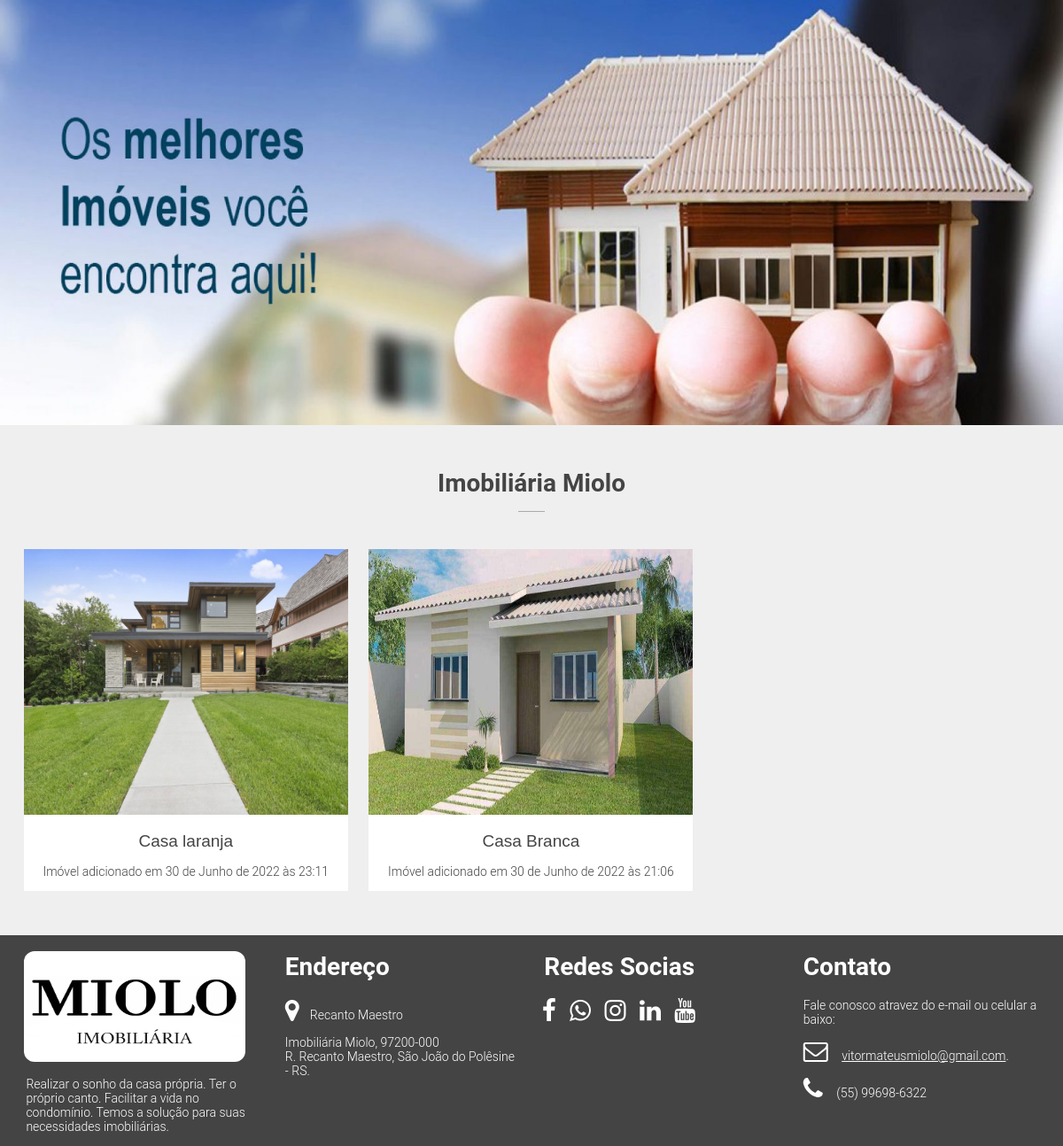
The page / on the database its author committed.
### sistema/models.py (models this page shows, shortened)
class Imovel(models.Model):
    TIPO_VENDA = (
        ("A_VENDA", "A venda"),
        ("N_VENDA", "Não está a venda")
    )
    ID = models.BigAutoField(auto_created=True, primary_key=True, serialize=False)
    SLUG = models.SlugField('Slug:', max_length=255, unique=True, validators=[validate_unique_text])
    NOME_IMOVEL = models.CharField('Nome do imóvel:', max_length=255, validators=[validate_unique_text])
    DATA_IMOVEL = models.DateField('Data do imóvel:', null=False, blank=False)
    VALOR_IMOVEL = models.DecimalField('Valor do Imovel:', max_digits = 12, decimal_places = 2, null=False, blank=False, validators=[validate_unique_number])
    TIPO_VENDA = models.CharField('Situação:',max_length=7, choices=TIPO_VENDA, blank=False, null=False)
    IMAGEM_PRINCIPAL = models.ImageField()
    DESCRICAO = models.TextField('Descrição:',)
    ENDERECO = models.OneToOneField(Endereco, on_delete=models.SET_NULL, null=True)
    NUMERO_QUARTOS = models.IntegerField('Numero de quartos:', null=False, blank=False, validators=[validate_unique_number])
    NUMERO_BANHEIROS = models.IntegerField('Numero de banheiros:', null=False, blank=False, validators=[validate_unique_number])
    GARAGEM = models.IntegerField('Quantidade de espaço na garagem:', null=False, blank=False, validators=[validate_unique_number])
    CREATED = models.DateTimeField('Adicionou:', auto_now_add=True)
    EDIT = models.DateTimeField('Editou:', auto_now=True)
    USERCAD = models.ForeignKey(User, on_delete=models.CASCADE)
    class Meta:
        db_table = "IMOVEIS"
        verbose_name_plural  =  "Lista de Imóveis"
        ordering = ("-CREATED",)

### sistema/views.py (the view)
# urls.py: 2. Add a URL to urlpatterns:  path('', views.home, name='home')
def home(request):
    imoveis = Imovel.objects.filter(TIPO_VENDA="A_VENDA").order_by("-ID")
    return render(request, "sistema/imovel_list.html",{'imoveis': imoveis})

### sistema/templates/sistema/imovel_list.html (shortened to what this page needs)
{% extends "sistema/base.html" %}
{% block content %}
<div class="section bg">
  <div class="container">
    <h1>Imobiliária Miolo</h1>
        {% for imovel in imoveis %}
          <div class="col three bg nopad pointer" style="margin-top: 12px;">
            <a href="{{imovel.SLUG}}">
              <img class="imgholder" src="media/{{imovel.IMAGEM_PRINCIPAL}}"  />
            </a>
            <h2 class="feature">{{  imovel.NOME_IMOVEL  }}</h1>
            <p class="date">
              Imóvel adicionado em {{ imovel.CREATED }}
              </p>
          </div>
        {% endfor %}
  </div>
</div>
{% endblock %}

### sistema/static/css/imovel.css (style rules this page uses)
html, body { margin: 0; padding: 0; }
.section { width: 100%; }
.container { position: relative; width: 1170px; margin: 0 auto; color: #444; font-size: 14px; font-weight: 300; font-family: Roboto, 'Open Sans', Arial, sans-serif; overflow: hidden; }
.section .container { padding: 30px 0 50px 0; }
.section.bg { background: #efefef; }
.col { float: left; padding: 0; margin: 0; position: relative; }
.col.three { width: 31.3%; margin: 0 1%; }
.col .service, .col .feature { font-size: 21px; font-weight: 300; font-family: 'Roboto Slab', sans-serif; }
.col .feature { font-size: 19px; }
.col p, .col h1 { padding: 0 1%; text-align: center; }
.col .imgholder { height: 300px; width: 100%; background: #333; transition: background 0.3s linear; }
.col.bg { background: #FFF; }
.col.pointer { cursor: pointer; }
.container > h1:not(.hero) { margin-bottom: 30px; text-align: center; }
.container > h1:after { content: ""; width: 30px; position: relative; border-bottom: 1px solid #aaa; display: block; text-align: center; margin: auto; margin-top: 15px; }
h2 { font-family: 'Roboto Slab', sans-serif; text-align: center; font-weight: 400; font-size: 18px; }
@media all and (min-width: 768px) { .container { width: 750px; } }
@media all and (min-width: 992px) { .container { width: 970px; } }
@media all and (min-width: 1200px) { .container { width: 1170px; } }

### rows shown on the page
Imovel: IMAGEM_PRINCIPAL (picture), NOME_IMOVEL "Casa laranja", CREATED "30 de Junho de 2022 às 23:11"
Imovel: IMAGEM_PRINCIPAL (picture), NOME_IMOVEL "Casa Branca", CREATED "30 de Junho de 2022 às 21:06"
